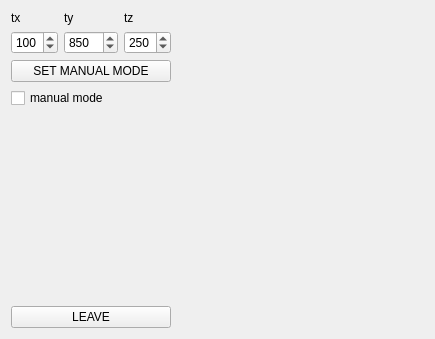
<?xml version="1.0" encoding="UTF-8"?>
<ui version="4.0">
 <class>guiDlg</class>
 <widget class="QWidget" name="guiDlg">
  <property name="geometry">
   <rect>
    <x>0</x>
    <y>0</y>
    <width>435</width>
    <height>339</height>
   </rect>
  </property>
  <property name="sizePolicy">
   <sizepolicy hsizetype="Expanding" vsizetype="MinimumExpanding">
    <horstretch>0</horstretch>
    <verstretch>0</verstretch>
   </sizepolicy>
  </property>
  <property name="windowTitle">
   <string>graspingComp</string>
  </property>
  <layout class="QHBoxLayout" name="horizontalLayout">
   <item>
    <layout class="QVBoxLayout" name="verticalLayout">
     <item>
      <layout class="QGridLayout" name="gridLayout">
       <item row="0" column="0">
        <widget class="QLabel" name="label">
         <property name="text">
          <string>tx</string>
         </property>
        </widget>
       </item>
       <item row="0" column="1">
        <widget class="QLabel" name="label_2">
         <property name="text">
          <string>ty</string>
         </property>
        </widget>
       </item>
       <item row="0" column="2">
        <widget class="QLabel" name="label_3">
         <property name="text">
          <string>tz</string>
         </property>
        </widget>
       </item>
       <item row="1" column="0">
        <widget class="QDoubleSpinBox" name="xspin">
         <property name="decimals">
          <number>0</number>
         </property>
         <property name="minimum">
          <double>0.000000000000000</double>
         </property>
         <property name="maximum">
          <double>300.000000000000000</double>
         </property>
         <property name="value">
          <double>100.000000000000000</double>
         </property>
        </widget>
       </item>
       <item row="1" column="1">
        <widget class="QDoubleSpinBox" name="yspin">
         <property name="decimals">
          <number>0</number>
         </property>
         <property name="minimum">
          <double>700.000000000000000</double>
         </property>
         <property name="maximum">
          <double>1200.000000000000000</double>
         </property>
         <property name="value">
          <double>850.000000000000000</double>
         </property>
        </widget>
       </item>
       <item row="1" column="2">
        <widget class="QDoubleSpinBox" name="zspin">
         <property name="decimals">
          <number>0</number>
         </property>
         <property name="minimum">
          <double>150.000000000000000</double>
         </property>
         <property name="maximum">
          <double>400.000000000000000</double>
         </property>
         <property name="value">
          <double>250.000000000000000</double>
         </property>
        </widget>
       </item>
      </layout>
     </item>
     <item>
      <widget class="QPushButton" name="manualButton">
       <property name="text">
        <string>SET MANUAL MODE</string>
       </property>
      </widget>
     </item>
     <item>
      <widget class="QCheckBox" name="manualModeSet">
       <property name="text">
        <string>manual mode</string>
       </property>
      </widget>
     </item>
     <item>
      <spacer name="verticalSpacer">
       <property name="orientation">
        <enum>Qt::Vertical</enum>
       </property>
       <property name="sizeHint" stdset="0">
        <size>
         <width>20</width>
         <height>40</height>
        </size>
       </property>
      </spacer>
     </item>
     <item>
      <widget class="QPushButton" name="buttonLeave">
       <property name="text">
        <string>LEAVE</string>
       </property>
      </widget>
     </item>
    </layout>
   </item>
   <item>
    <widget class="QWidget" name="widget" native="true">
     <property name="sizePolicy">
      <sizepolicy hsizetype="Expanding" vsizetype="Expanding">
       <horstretch>0</horstretch>
       <verstretch>0</verstretch>
      </sizepolicy>
     </property>
    </widget>
   </item>
  </layout>
 </widget>
 <resources/>
 <connections/>
</ui>
